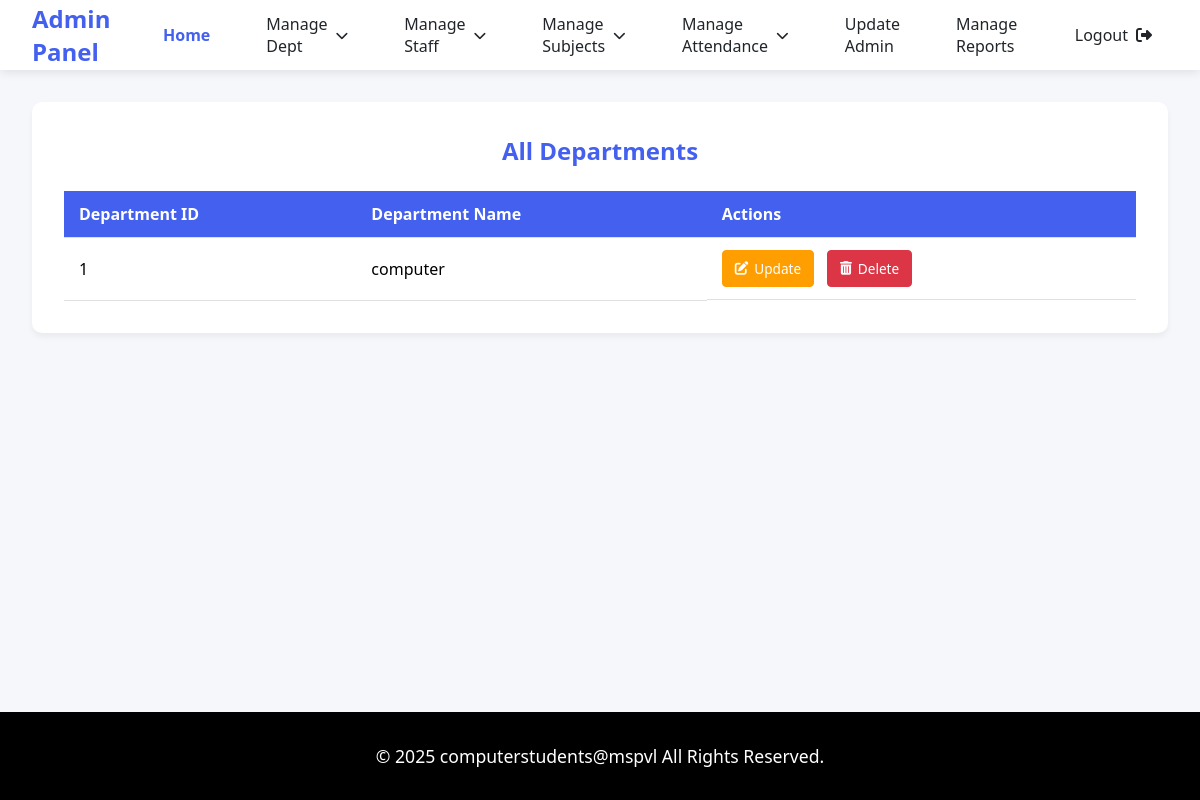
/view_dept, run on an earlier commit of the app's database.
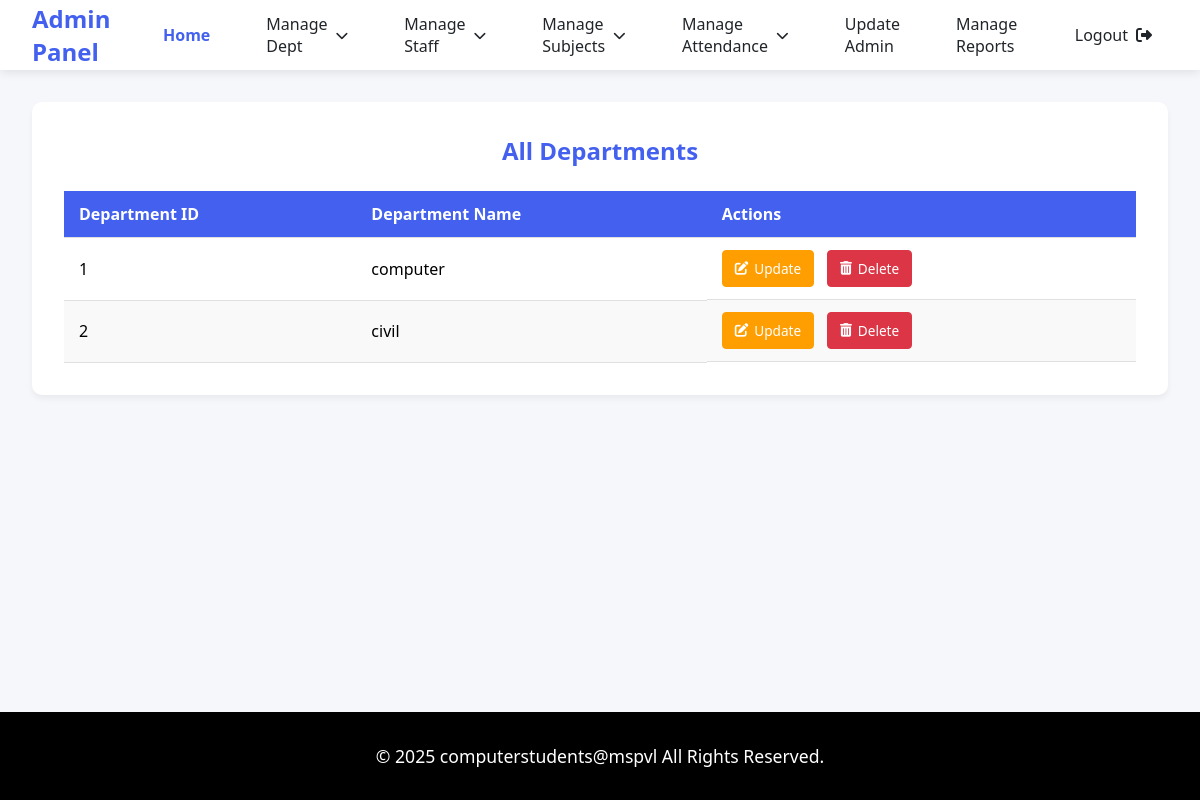
And on a later commit of the database.
### tables this page shows
CREATE TABLE "dept_tb" (
	"deptid"	INTEGER NOT NULL UNIQUE,
	"deptname"	TEXT NOT NULL UNIQUE,
	PRIMARY KEY("deptid")
);

### app.py (the view)
@app.route('/view_dept')
def view_dept():
    con = sqlite3.connect('spm_db.db')
    cur = con.cursor()
    cur.execute("SELECT * FROM dept_tb")
    departments = cur.fetchall()
    con.close()
    return render_template('admin/view_dept.html', departments=departments)

### templates/admin/view_dept.html (shortened to what this page needs)
<!DOCTYPE html>
<html lang="en">
<head>
    <link rel="stylesheet" href="https://cdnjs.cloudflare.com/ajax/libs/font-awesome/6.4.0/css/all.min.css">
    <link rel="stylesheet" href="static/css/style.css">
</head>
<body>
    <nav class="navbar">
        <a href="#" class="navbar-brand">Admin Panel</a>
        <div class="nav-menu">
            <a href="{{url_for('admin_dashboard')}}" class="nav-item active">Home</a>
            <div class="dropdown">
                <a href="#" class="nav-item dropdown-toggle">Manage Dept</a>
            </div>
            <div class="dropdown">
                <a href="#" class="nav-item dropdown-toggle">Manage Staff</a>
            </div>
            <div class="dropdown">
                <a href="#" class="nav-item dropdown-toggle">Manage Subjects</a>
            </div>
            <div class="dropdown">
                <a href="#" class="nav-item dropdown-toggle">Manage Attendance</a>
            </div>
            <a href="{{url_for('update_admin')}}" class="nav-item">Update Admin</a>
            <a href="{{url_for('generate_report')}}" class="nav-item">Manage Reports</a>
            <a href="{{url_for('home')}}"class="nav-item" id="logout-link">
                <span>Logout</span>
                <i class="fas fa-sign-out-alt"></i>
            </a>
        </div>
    </nav>
    <div class="main-content">
        <div class="table-container">
            <h2>All Departments</h2>
            <table class="dept-table">
                <thead>
                    <tr>
                        <th>Department ID</th>
                        <th>Department Name</th>
                        <th>Actions</th>
                    </tr>
                </thead>
                <tbody>
                    {% for dept in departments %}
                    <tr>
                        <td>{{ dept[0] }}</td>
                        <td>{{ dept[1] }}</td>
                        <td class="action-buttons">
                            <a href="{{ url_for('update_dept_form', deptid=dept[0],deptname=dept[1]) }}" class="btn-update">
                                <i class="fas fa-edit"></i> Update
                            </a>
                            <a href="{{ url_for('delete_dept', deptid=dept[0]) }}" class="btn-delete" onclick="return confirm('Are you sure you want to delete this department?')">
                                <i class="fas fa-trash-alt"></i> Delete
                            </a>
                        </td>
                    </tr>
                    {% endfor %}
                </tbody>
            </table>
        </div>
    </div>
    <footer class="footer">
        <p class="copyright">© 2025 computerstudents@mspvl All Rights Reserved.</p>
    </footer>
</body>
</html>

What changed in the data, as far as the page shows it:
added dept_tb: deptid "2", deptname "civil"
